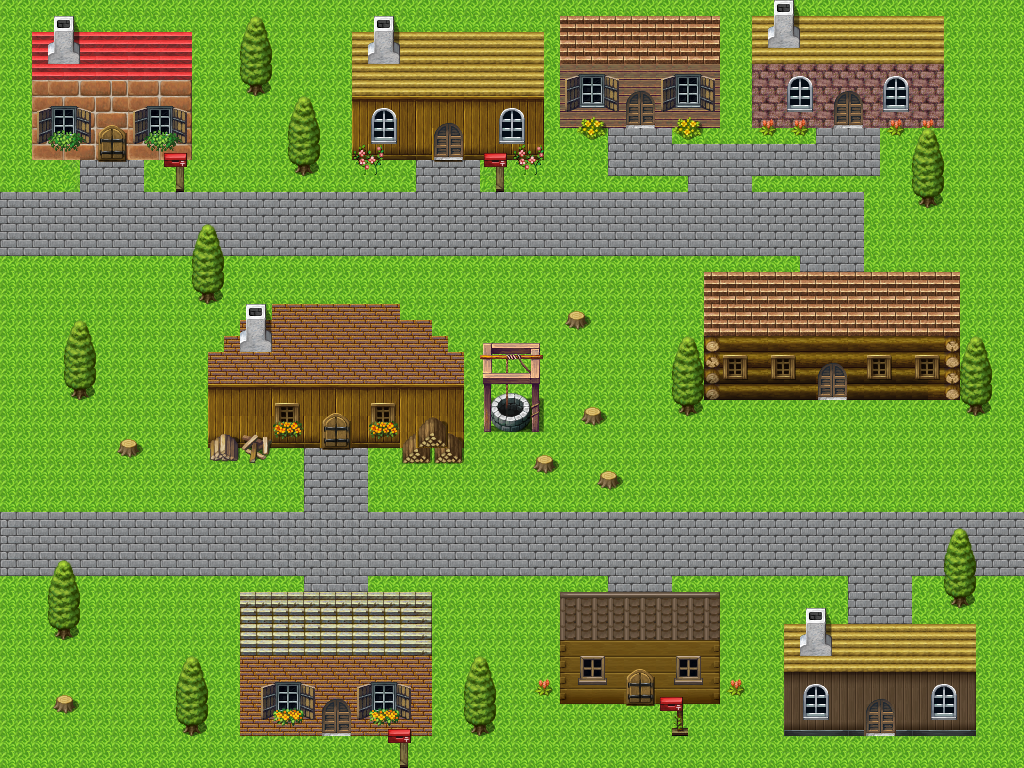

Tiled map render using the project's own tile images. Description and the map definition, with tile-layer contents summarised, below:
An orthogonal 64x48 tile map with 16x16 px tiles, 4 tile layers (suelo, decoracion, casas, capa2), 2 tilesets and 26 objects.

<map version="1.2" tiledversion="1.3.4" orientation="orthogonal" renderorder="right-down" width="64" height="48" tilewidth="16" tileheight="16" infinite="0" nextlayerid="9" nextobjectid="31">
 <tileset firstgid="1" name="ciudad" tilewidth="16" tileheight="16" tilecount="8064" columns="64">
  <image source="rpg_maker_vx_rtp_tileset_by_telles0808_d2mslkf.png" width="1024" height="2016" />
 </tileset>
 <tileset firstgid="8065" name="casas" tilewidth="16" tileheight="16" tilecount="8064" columns="64">
  <image source="rpg_maker_vx_rtp_tileset_by_telles0808_d2mslkf.png" width="1024" height="2016" />
 </tileset>
 <layer id="1" name="suelo" width="64" height="48">
  <data>[3072 cells, 3071 non-empty, 20 distinct tile ids]</data>
 </layer>
 <objectgroup id="5" name="pisoObj" visible="0">
  <object id="2" x="0" y="0" width="1024" height="768" />
 </objectgroup>
 <objectgroup id="8" name="cambioMapa">
  <object id="3" x="0.5" y="192" width="15" height="63">
   <properties>
    <property name="caminoSuperior" type="bool" value="true" />
   </properties>
  </object>
  <object id="4" x="0.5" y="511.5" width="15" height="63.5">
   <properties>
    <property name="caminoInferior" type="bool" value="true" />
   </properties>
  </object>
 </objectgroup>
 <objectgroup id="6" name="colisionables">
  <object id="7" x="32" y="80" width="160" height="80" />
  <object id="8" x="352" y="96" width="192" height="64" />
  <object id="9" x="560" y="64" width="160" height="64" />
  <object id="10" x="752" y="64" width="192" height="64" />
  <object id="11" x="704" y="336" width="256" height="64" />
  <object id="12" x="680.333" y="404.333" width="14.6667" height="10.3333" />
  <object id="13" x="969" y="405.25" width="14" height="9.75" />
  <object id="14" x="208" y="384" width="256" height="64" />
  <object id="16" x="484" y="414" width="54.5" height="17.5" />
  <object id="17" x="240" y="656" width="192" height="80" />
  <object id="18" x="473" y="725.5" width="14" height="9" />
  <object id="19" x="185" y="725.5" width="13" height="8.5" />
  <object id="20" x="560" y="640" width="160" height="64" />
  <object id="21" x="955.333" y="594.667" width="9.33333" height="12" />
  <object id="22" x="784" y="672" width="192" height="64" />
  <object id="23" x="75" y="387" width="10" height="12" />
  <object id="24" x="200.333" y="293" width="14.3333" height="9.33333" />
  <object id="25" x="296.333" y="165" width="14.6667" height="10" />
  <object id="26" x="248.333" y="85.3333" width="14.3333" height="8.66667" />
  <object id="27" x="58.6667" y="628.667" width="12.6667" height="11.3333" />
  <object id="28" x="209.5" y="447.5" width="58.5" height="14" />
  <object id="29" x="403" y="450" width="59" height="13.5" />
  <object id="30" x="920.667" y="195.333" width="12.6667" height="11.3333" />
 </objectgroup>
 <objectgroup id="7" name="colisionablesPoli" />
 <layer id="2" name="decoracion" width="64" height="48">
  <data>[3072 cells, 326 non-empty, 113 distinct tile ids]</data>
 </layer>
 <layer id="3" name="casas" width="64" height="48">
  <data>[3072 cells, 646 non-empty, 106 distinct tile ids]</data>
 </layer>
 <layer id="4" name="capa2" width="64" height="48">
  <data>[3072 cells, 345 non-empty, 109 distinct tile ids]</data>
 </layer>
</map>
